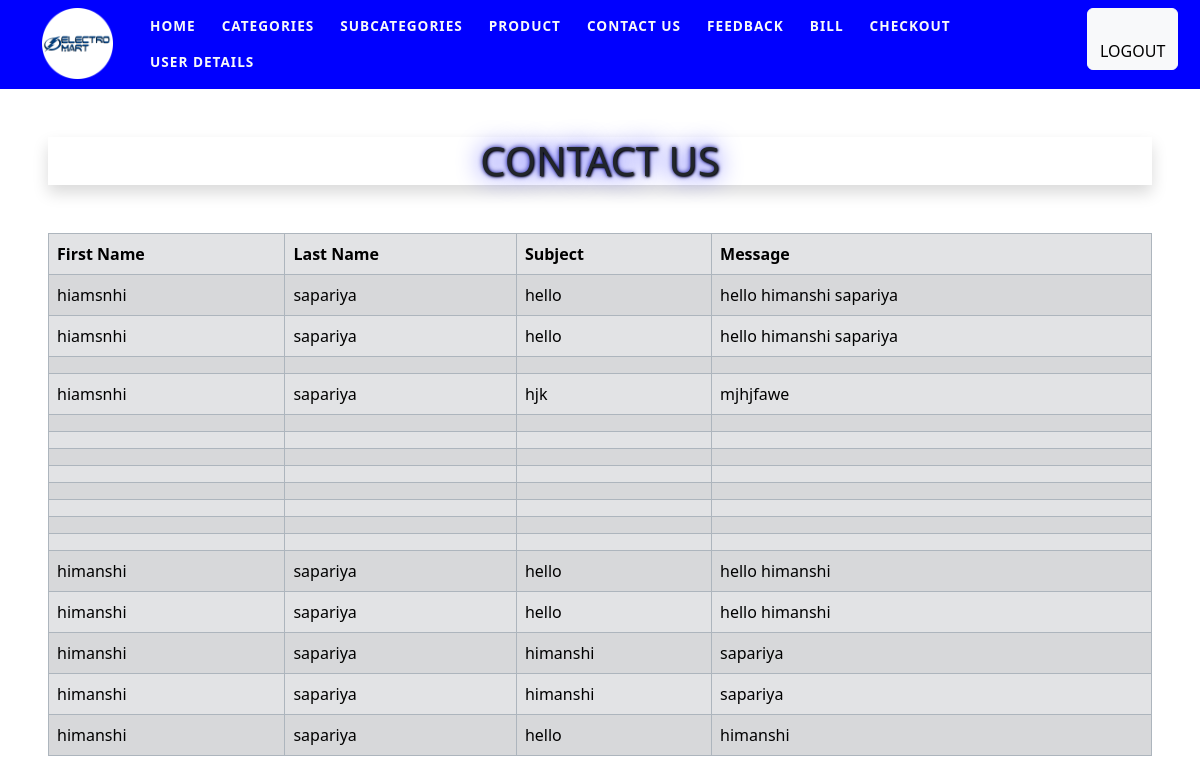
The app's page /admin2/admincontact.php with its own data.
### tables this page shows
CREATE TABLE `contact` (
  `firstname` varchar(255) NOT NULL,
  `lastname` varchar(255) NOT NULL,
  `subject` varchar(255) NOT NULL,
  `message` text NOT NULL
);

### admin2/admincontact.php (the view, shortened to what this page needs)
<!DOCTYPE html>
<html lang="en">
<head>
</head>
<body>
<?php
include("header-2.php");
    ?>
    <div class="p-5">
      <div class="text-center">
        <h1 class="text-centers mb-5 shadow">CONTACT US</h1>
      </div>
    <table class="table table-striped table-secondary table-bordered border-10 rounded-top border-dark-subtle">
        <thead>
            <tr>
                <th scope="col">First Name</th>
                <th scope="col">Last Name</th>
                <th scope="col">Subject</th>
                <th scope="col">Message</th>
            </tr>
        </thead>
        <tbody>
            <?php
            include("connection.php");
            $query = mysqli_query($conn, "select * from contact");
            while ($fetchcat = mysqli_fetch_array($query)) {
            ?>
                <tr>
                    <td><?php echo $fetchcat['firstname']  ?></td>
                    <td><?php echo $fetchcat['lastname']  ?></td>
                    <td><?php echo $fetchcat['subject']  ?></td>
                    <td><?php echo $fetchcat['message']  ?></td>
                </tr>
            <?php
            }
            ?>
        </tbody>
    </table>
    </div>
</body>
</html>

### admin2/css/app.css (style rules this page uses)
:root { --bs-breadcrumb-divider: ">"; --em-primary: ; --em-secondary: #ffa500; --em-black: #000000; --em-white: #ffffff; --em-blue: #0000ff; }
body { overflow-x: hidden; }

### assets/css/app.css (style rules this page uses)
:root { --bs-breadcrumb-divider: ">"; --em-primary: ; --em-secondary: #ffa500; --em-black: #000000; --em-white: #ffffff; --em-blue: #0000ff; }
body { overflow-x: hidden; }

### admin2/admincontact.php (style rules this page uses)
h1 { color: white; text-shadow: 1px 1px 2px black, 0 0 25px blue, 0 0 5px darkblue; }

### records on screen
contact: firstname "hiamsnhi", lastname "sapariya", subject "hello", message "hello himanshi sapariya"
contact: firstname "hiamsnhi", lastname "sapariya", subject "hello", message "hello himanshi sapariya"
contact: firstname "hiamsnhi", lastname "sapariya", subject "hjk", message "mjhjfawe"
contact: firstname "himanshi", lastname "sapariya", subject "hello", message "hello himanshi"
contact: firstname "himanshi", lastname "sapariya", subject "hello", message "hello himanshi"
contact: firstname "himanshi", lastname "sapariya", subject "himanshi", message "sapariya"
contact: firstname "himanshi", lastname "sapariya", subject "himanshi", message "sapariya"
contact: firstname "himanshi", lastname "sapariya", subject "hello", message "himanshi"
